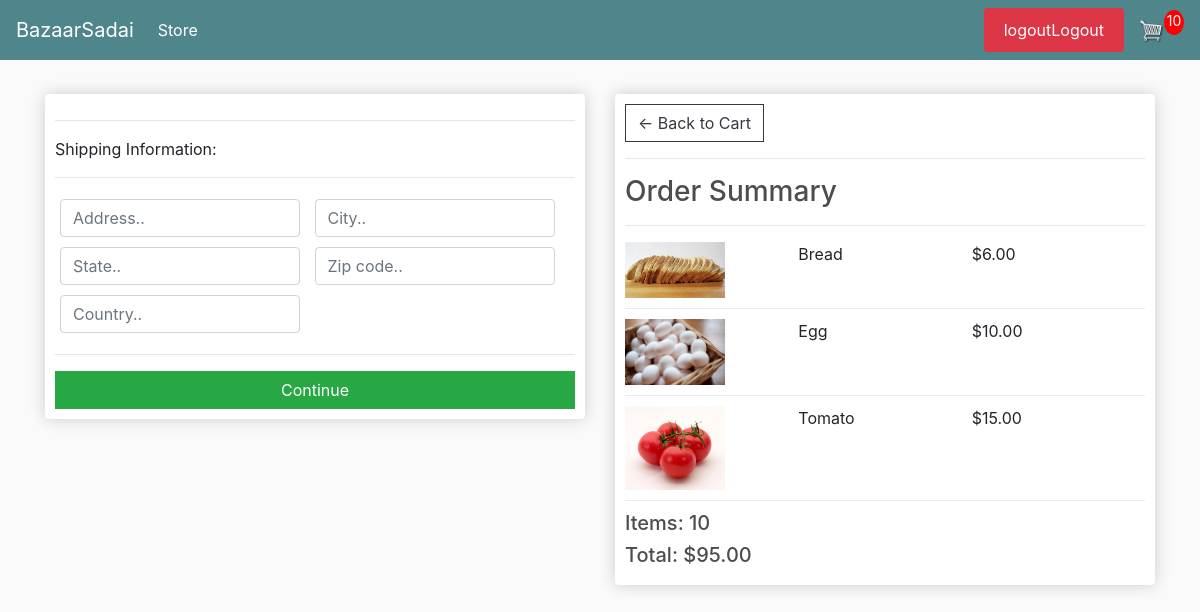
/checkout/ (signed in), run on an earlier commit of the app's database.
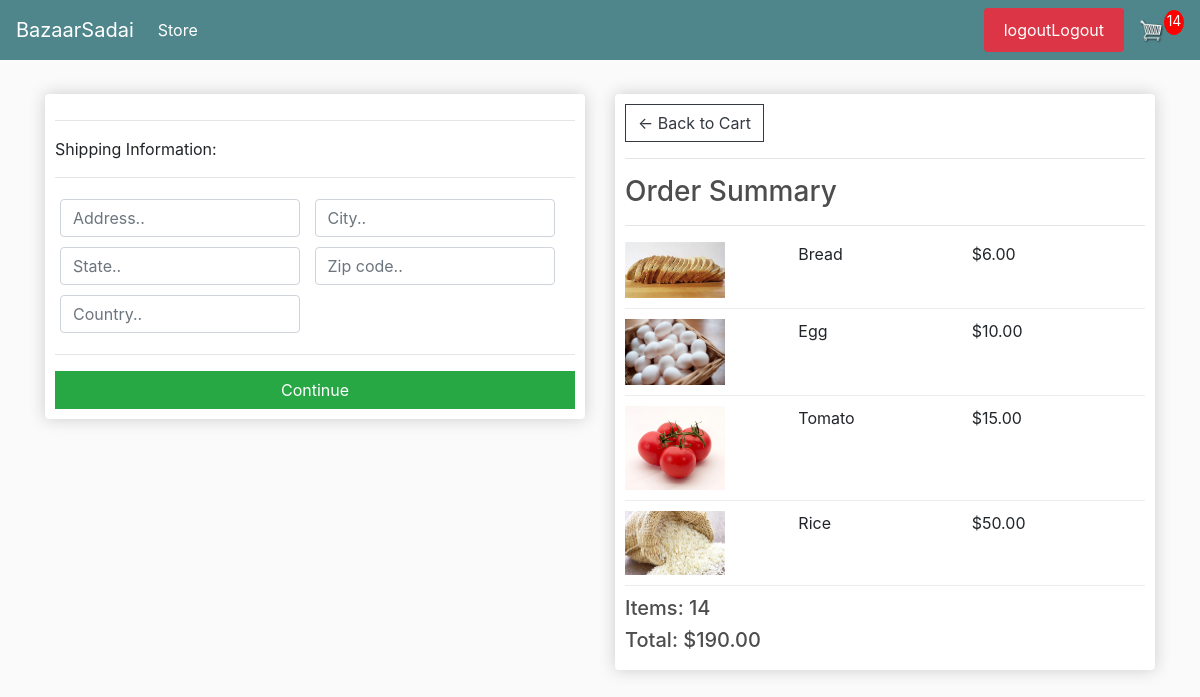
And on a later commit of the database.
### store/models.py (models this page shows, shortened)
class OrderItem(models.Model):
    product = models.ForeignKey(Product, on_delete=models.SET_NULL, null=True)
    order = models.ForeignKey(Order, on_delete=models.SET_NULL, null=True)
    quantity = models.IntegerField(default=0, null=True, blank=True)
    date_added = models.DateTimeField(auto_now_add=True)
    def get_total(self):
        total = self.product.price * self.quantity
        return total

class Product(models.Model):
    name = models.CharField(max_length=100, null=True)
    price = models.DecimalField(max_digits=10, decimal_places=2)
    digital = models.BooleanField(default=False, null=True, blank=False) #
    image = models.ImageField(upload_to='static/images/',null=True, blank=True)
    @property
    def imageURL(self):
        try:
            url = self.image.url
        except:
            url = ''
        return url

class Order(models.Model):
    customer = models.ForeignKey(Customer, on_delete=models.SET_NULL, blank=True, null=True)
    date_order = models.DateTimeField(auto_now_add=True)
    complete = models.BooleanField(default=False, null=True, blank=False)
    transaction_id = models.CharField(max_length=200, null=True)
    @property
    def shipping(self):
        shipping = False
        orderitems = self.orderitem_set.all()
        for i in orderitems:
            if i.product.digital == False:
                shipping = True
        return shipping
    @property
    def get_cart_total(self):
        orderitems = self.orderitem_set.all()
        total = sum([item.get_total() for item in orderitems])  # Added parentheses here
        return total
    @property
    def get_cart_items(self):
        orderitems = self.orderitem_set.all()
        total = sum([item.quantity for item in orderitems])  # Counting the quantity of each item
        return total

### store/views.py (the view)
# urls.py: path('checkout/', views.checkout, name="checkout"),
def checkout(request):
    if request.user.is_authenticated:
        customer = request.user.customer
        order, created = Order.objects.get_or_create(customer=customer, complete=False)
        items = order.orderitem_set.all()
        cartItems = order.get_cart_items
    else:
        items = []
        order = {'get_cart_total': 0, 'get_cart_items': 0, 'shipping': False}
        cartItems = order['get_cart_items']
    context = {'items': items, 'order': order,'cartItems': cartItems}
    return render(request, 'store/checkout.html', context)

### store/templates/store/checkout.html (shortened to what this page needs)
{% extends 'store/main.html' %}
{% load static %}
{% block content %}
<div class="row">
    <div class="col-lg-6">
        <div class="box-element" id="form-wrapper">
            <form id="form">
                <div id="shipping-info">
                    <hr>
                    <p>Shipping Information:</p>
                    <hr>
                    <div class="form-field">
                        <input class="form-control" type="text" name="address" placeholder="Address..">
                    </div>
                    <div class="form-field">
                        <input class="form-control" type="text" name="city" placeholder="City..">
                    </div>
                    <div class="form-field">
                        <input class="form-control" type="text" name="state" placeholder="State..">
                    </div>
                    <div class="form-field">
                        <input class="form-control" type="text" name="zipcode" placeholder="Zip code..">
                    </div>
                    <div class="form-field">
                        <input class="form-control" type="text" name="country" placeholder="Country..">
                    </div>
                </div>
                <hr>
                <input id="form-button" class="btn btn-success btn-block" type="submit" value="Continue">
            </form>
        </div>
        <br>
    </div>
    <div class="col-lg-6">
        <div class="box-element">
            <a class="btn btn-outline-dark" href="{% url 'cart' %}">&#x2190; Back to Cart</a>
            <hr>
            <h3>Order Summary</h3>
            <hr>
            {% for item in items %}
            <div class="cart-row">
                <div style="flex:2"><img class="row-image" src="{{ item.product.imageURL }}"></div>
                <div style="flex:2"><p>{{ item.product.name }}</p></div>
                <div style="flex:1"><p>${{ item.product.price|floatformat:2 }}</p></div>
                <div style="flex:1"><p>{{ item.product.quantity }}</p></div>
            </div>
            {% endfor %}
            <h5>Items: {{ order.get_cart_items }}</h5>
            <h5>Total: ${{ order.get_cart_total|floatformat:2 }}</h5>
        </div>
    </div>
</div>
{% endblock content %}

What changed in the data, as far as the page shows it:
added OrderItem: product.imageURL (picture), product.name "Rice", product.price "50.00"
changed through a linked row, Order: get_cart_items "10" → "14"; get_cart_total "95.00" → "190.00"
Also different on the page:
{{ cartItems }}: "10" → "14"
